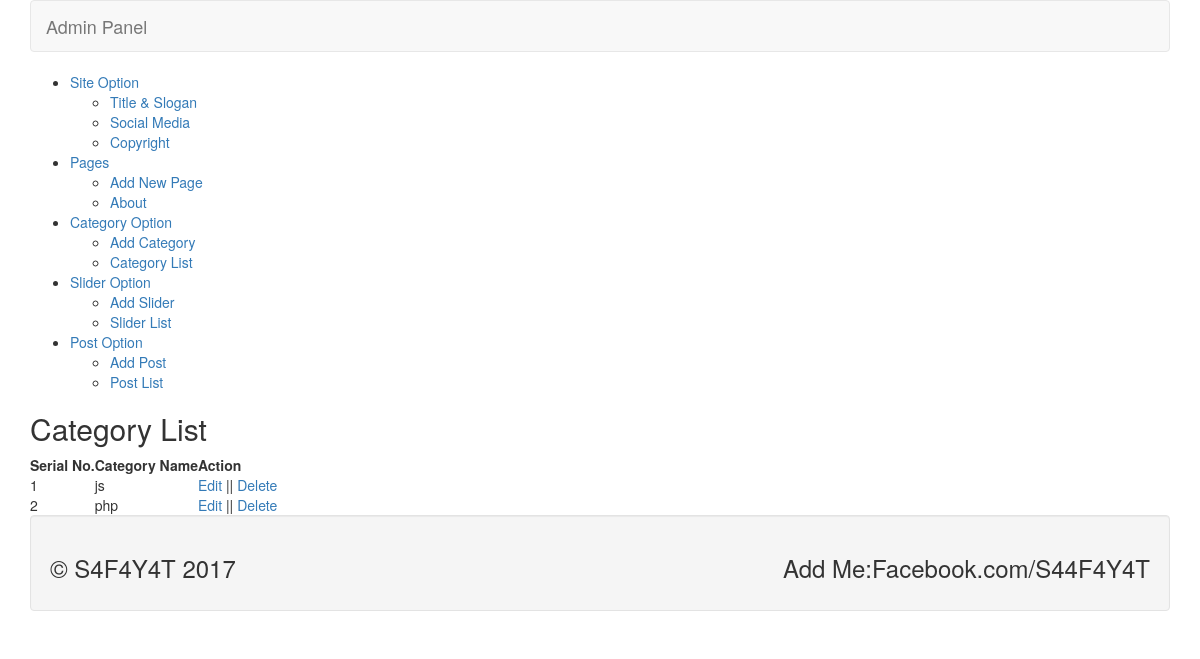
The app's page /admin/catlist.php with its own data.
### tables this page shows
CREATE TABLE `tbl_page` (
  `id` int NOT NULL,
  `name` varchar(256) NOT NULL,
  `body` text NOT NULL
);

CREATE TABLE `tbl_cat` (
  `id` int NOT NULL,
  `name` varchar(256) NOT NULL
);

### lib/database.php (called while the page is built, shortened)
<?php
class database{
	public $host   = host;
	public $user   = user;
	public $pass   = pass;
	public $dbname = dbname;
	public $link;
	public function connect(){
		$this->link = new mysqli($this->host,$this->user,$this->pass,$this->dbname);
	}
	public function select($query){
		$result = $this->link->query($query) or die($this->link->error.__LINE__);
	if($result->num_rows > 0){
		return $result;
	}else{
		return false;
	}
	}
}
?>

### admin/catlist.php (the view, shortened to what this page needs)
<?php include"inc/header.php"; ?>
<?php include"inc/sidebar.php"; ?>
        <div class="grid_10">
            <div class="box round first grid">
                <h2>Category List</h2>
                <div class="block">
                    <table class="data display datatable" id="example">
					<thead>
						<tr>
							<th>Serial No.</th>
							<th>Category Name</th>
							<th>Action</th>
						</tr>
					</thead>
					<?php
						$query = "select * from tbl_cat order by id desc";
						$result = $db->select($query);
						if($result){
							$i=0;
							while($value = $result->fetch_assoc()){
								$i++;
					?>
					<tbody>
						<tr class="odd gradeX">
							<td><?php echo $i; ?></td>
							<td><?php echo $value['name']; ?></td>
							<td><a href="editcat.php?catid=<?php echo $value['id']; ?>">Edit</a> || <a onclick="return confirm('Are You Sure To Delete')" href="delcat.php?catid=<?php echo $value['id']; ?>">Delete</a></td>
						</tr>
					</tbody>
					<?php } }?>
				</table>
               </div>
            </div>
        </div>
        <?php include"inc/footer.php"; ?>

### admin/inc/sidebar.php
<div class="grid_2">
            <div class="box sidemenu">
                <div class="block" id="section-menu">
                    <ul class="section menu">
                       <li><a class="menuitem">Site Option</a>
                            <ul class="submenu">
                                <li><a href="titleslogan.php">Title & Slogan</a></li>
                                <li><a href="social.php">Social Media</a></li>
                                <li><a href="copyright.php">Copyright</a></li>
                            </ul>
                        </li>
                         <li><a class="menuitem">Pages</a>
                             <ul class="submenu">
                                 <li><a href="addpage.php">Add New Page</a></li>
                                 <?php $query = "select * from tbl_page";
                                 $result = $db->select($query);
                                 if($result){
                                     while($value = $result->fetch_assoc()){
                                         ?>
                                         <li><a href="page.php?pageid=<?php echo $value['id'];?>"><?php echo $value['name'];?></a></li>
                                     <?php } } ?>
                             </ul>
                        </li>
                        <li><a class="menuitem">Category Option</a>
                            <ul class="submenu">
                                <li><a href="addcat.php">Add Category</a> </li>
                                <li><a href="catlist.php">Category List</a> </li>
                            </ul>
                        </li>
						<li><a class="menuitem">Slider Option</a>
                            <ul class="submenu">
                                <li><a href="addslider.php">Add Slider</a> </li>
                                <li><a href="sliderlist.php">Slider List</a> </li>
                            </ul>
                        </li>
                        <li><a class="menuitem">Post Option</a>
                            <ul class="submenu">
                                <li><a href="addpost.php">Add Post</a> </li>
                                <li><a href="postlist.php">Post List</a> </li>
                            </ul>
                        </li>
                    </ul>
                </div>
            </div>
        </div>

### records on screen
tbl_page: name "About"
tbl_cat: name "js"
tbl_cat: name "php"
